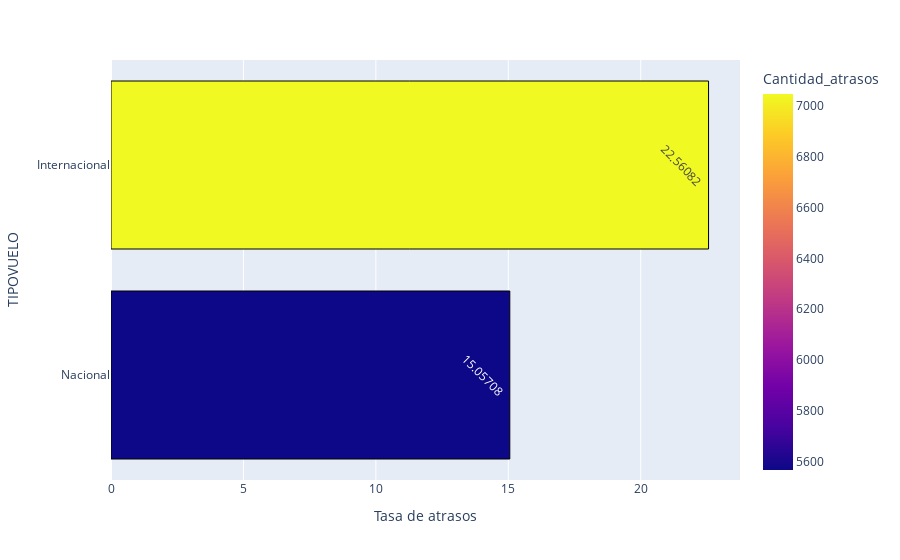

Write notebook code for a chart like this one.
### Code cell
fig = px.bar(Tipo_Vuelo.sort_values('Tasa de atrasos',ascending=True), y = 'TIPOVUELO', x = 'Tasa de atrasos', color = 'Cantidad_atrasos',text_auto=True)

fig.update_traces(textfont_size=12
                  , textangle=45
                  , textposition= 'inside'
                  ,marker_line_width=1
                  ,marker_line_color = 'black')

fig.show()

### Figure 1 — Plotly figure (JSON) as saved in the notebook; plotly's stock layout.template omitted (floating-point values rounded to 4 significant figures)
{"data": [{"alignmentgroup": "True", "hovertemplate": "Tasa de atrasos=%{x}<br>TIPOVUELO=%{y}<br>Cantidad_atrasos=%{marker.color}<extra></extra>", "legendgroup": "", "marker": {"color": [5566, 7048], "coloraxis": "coloraxis", "line": {"color": "black", "width": 1}, "pattern": {"shape": ""}}, "name": "", "offsetgroup": "", "orientation": "h", "showlegend": false, "textangle": 45, "textfont": {"size": 12}, "textposition": "inside", "texttemplate": "%{x}", "type": "bar", "x": [15.06, 22.56], "xaxis": "x", "y": ["Nacional", "Internacional"], "yaxis": "y"}], "layout": {"barmode": "relative", "coloraxis": {"colorbar": {"title": {"text": "Cantidad_atrasos"}}, "colorscale": [[0, "#0d0887"], [0.1111, "#46039f"], [0.2222, "#7201a8"], [0.3333, "#9c179e"], [0.4444, "#bd3786"], [0.5556, "#d8576b"], [0.6667, "#ed7953"], [0.7778, "#fb9f3a"], [0.8889, "#fdca26"], [1, "#f0f921"]]}, "legend": {"tracegroupgap": 0}, "margin": {"t": 60}, "xaxis": {"anchor": "y", "domain": [0, 1], "title": {"text": "Tasa de atrasos"}}, "yaxis": {"anchor": "x", "domain": [0, 1], "title": {"text": "TIPOVUELO"}}}}
